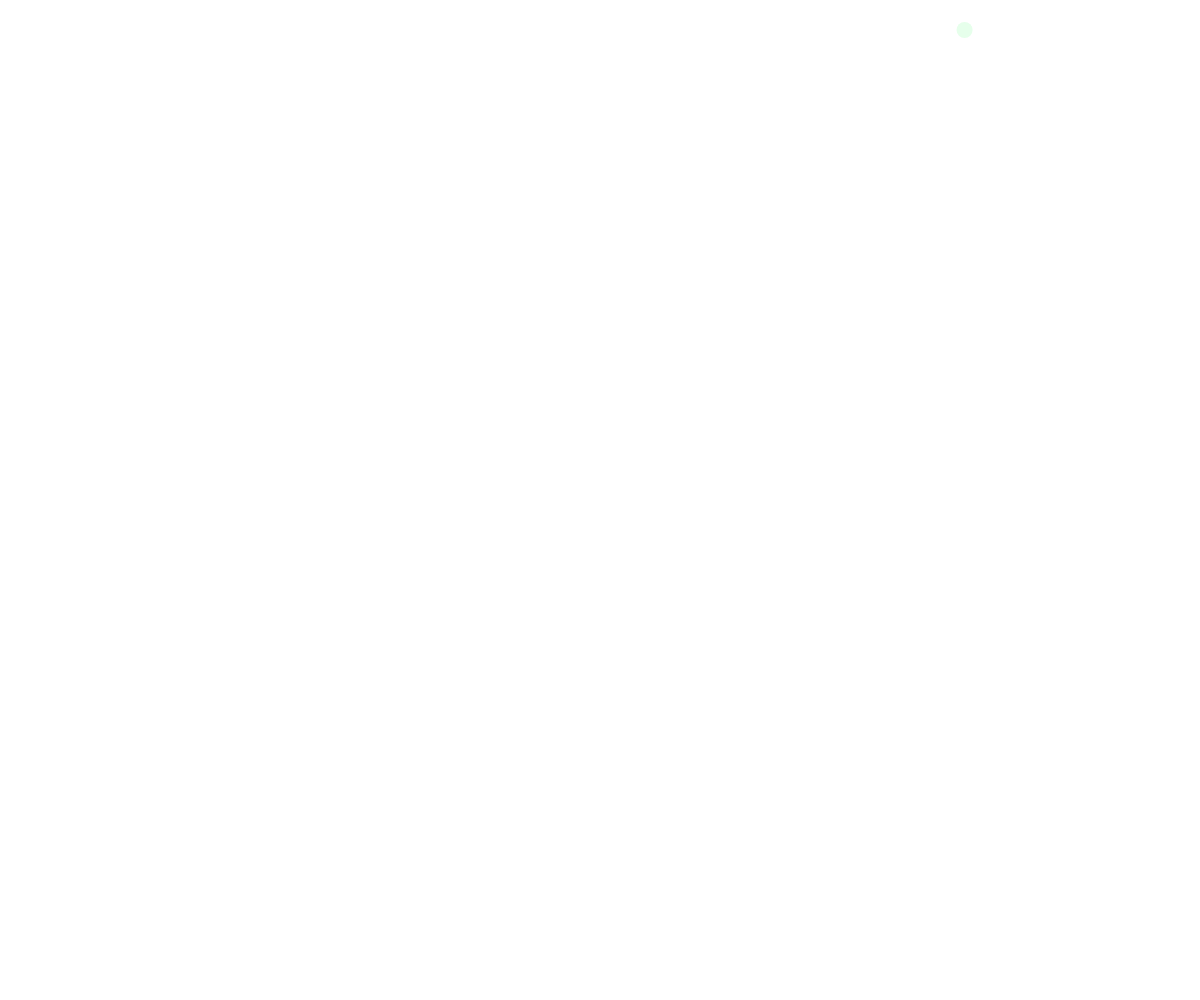
Frame 1 (no input)
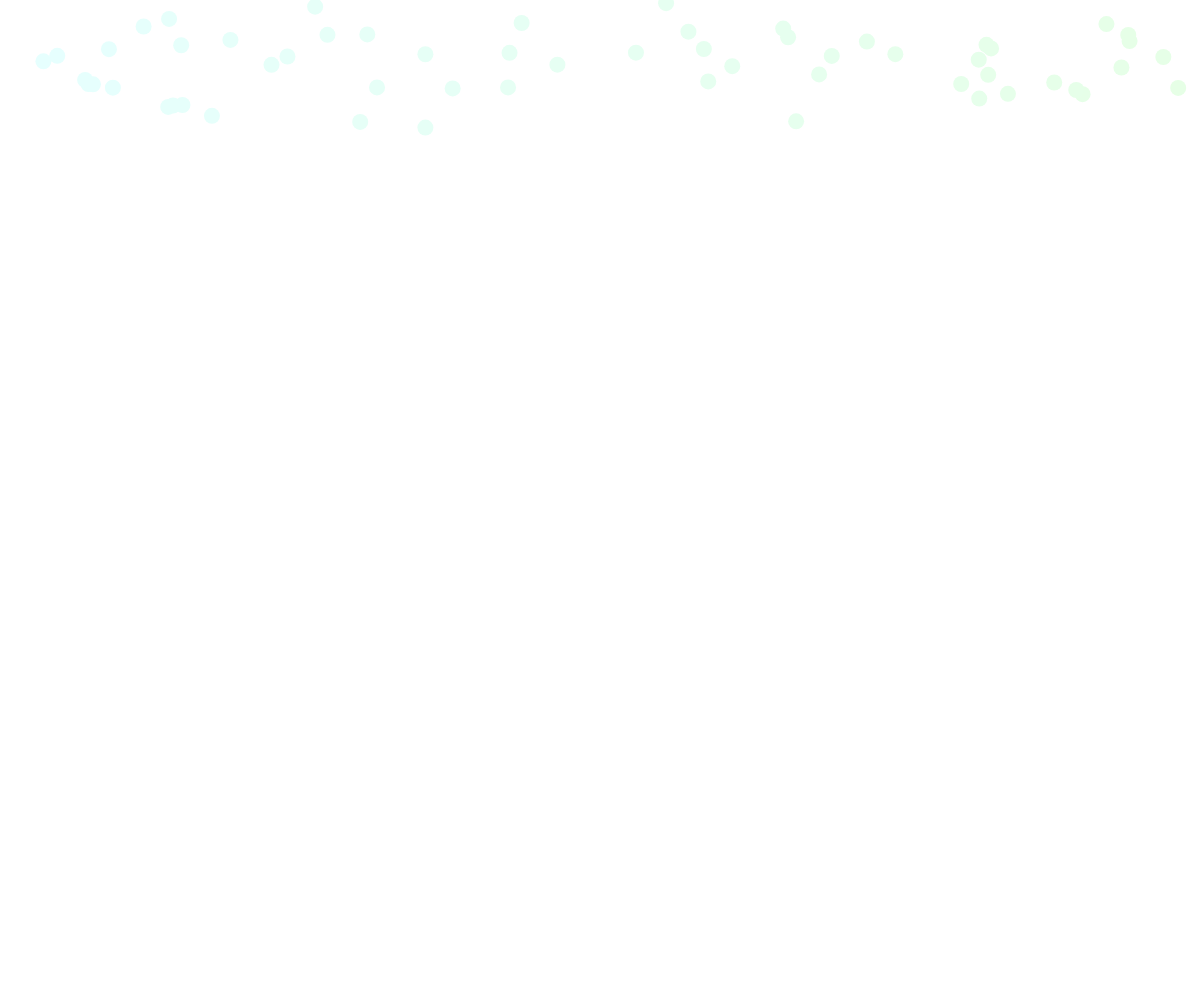
Frame 60 (no input)
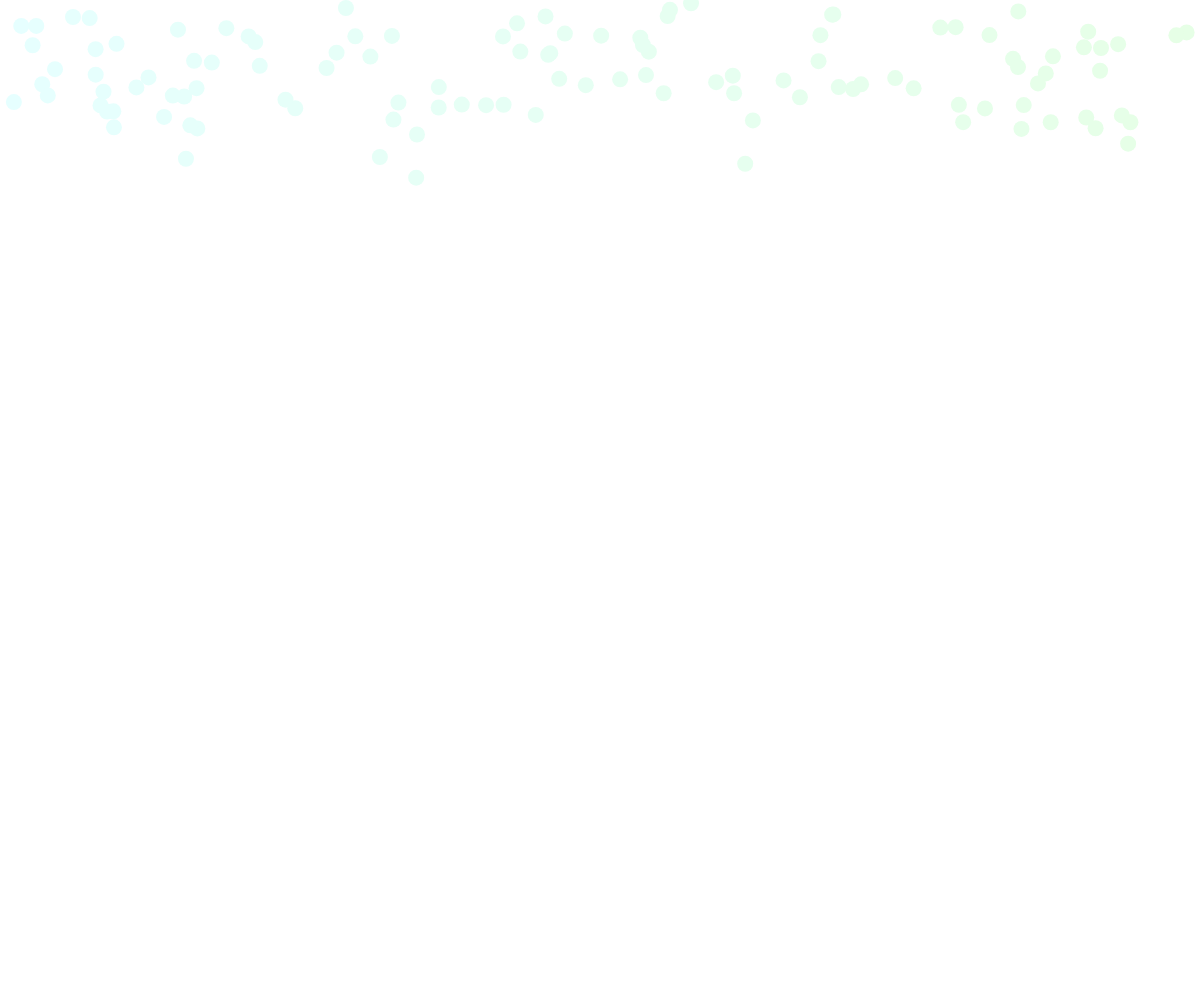
Frame 120 (the mouse pressed at the canvas centre since frame 60)

The p5.js sketch that drew these frames (run headless with seeded random() and noise() and a simulated clock; from frame 60 on, the mouse is pressed at the canvas centre):

// p5.js sketch
// ── sketch.js
var system;
//
function setup() {
  createCanvas(windowWidth, windowHeight);
  system = new ParticleSystem(createVector(random(width),random(height/20)));
}

function draw() {
  background(255);
  system.addParticle();
  system.run();
 
}

// A simple Particle class
var Particle = function(position) {
  this.acceleration = createVector(0,0);
  this.velocity = createVector(random(-0.9, 0.9), random(0, 0.9));
  //this.position = position.copy();//
  this.position = createVector(random(width),random(height/10));
  this.lifespan = 500.0;
};

Particle.prototype.run = function() {
  this.update();
  this.display();
};

// Method to update position
Particle.prototype.update = function(){
  this.velocity.add(this.acceleration);
  this.position.add(this.velocity);
  this.lifespan -= 0.6;
};

var gradient = {
  start: { r: 230, g: 255, b: 255 }, // light-blue
  end: { r: 230, g: 255, b: 230 }, // light-green
}

function linear_gradient(gradient, proportion) {
  // fixme: use lerpcolor
  var rgb = {};
  rgb['r'] = lerp(gradient.start.r, gradient.end.r, proportion);
  rgb['g'] = lerp(gradient.start.g, gradient.end.g, proportion);
  rgb['b'] = lerp(gradient.start.b, gradient.end.b, proportion);
  return rgb;
}

// Method to display
Particle.prototype.display = function() {
  stroke(200, this.lifespan);
  noStroke();

  // gradient stuff
  var current_proportion = this.position.x / width; // how far
  var ellipse_color = linear_gradient(gradient, current_proportion);
  fill(ellipse_color.r, ellipse_color.g, ellipse_color.b)

  //fill(230, 255, 255, this.lifespan);
  ellipse(this.position.x, this.position.y, 16, 16);
};

// Is the particle still useful?
Particle.prototype.isDead = function(){
  if (this.lifespan < 0 || 
      this.position.x < 0 || 
      this.position.y < 0 ||
      this.position.x > width ||
      this.position.y > height) {
    return true;
  } else {
    return false;
  }
};

var ParticleSystem = function(position) {
  this.origin = position.copy();
  this.particles = [];
};

ParticleSystem.prototype.addParticle = function() {
  this.particles.push(new Particle(this.origin));
};

ParticleSystem.prototype.run = function() {
  for (var i = this.particles.length-1; i >= 0; i--) {
    var p = this.particles[i];
    p.run();
    if (p.isDead()) {
      this.particles.splice(i, 1);
    }
  }
};
